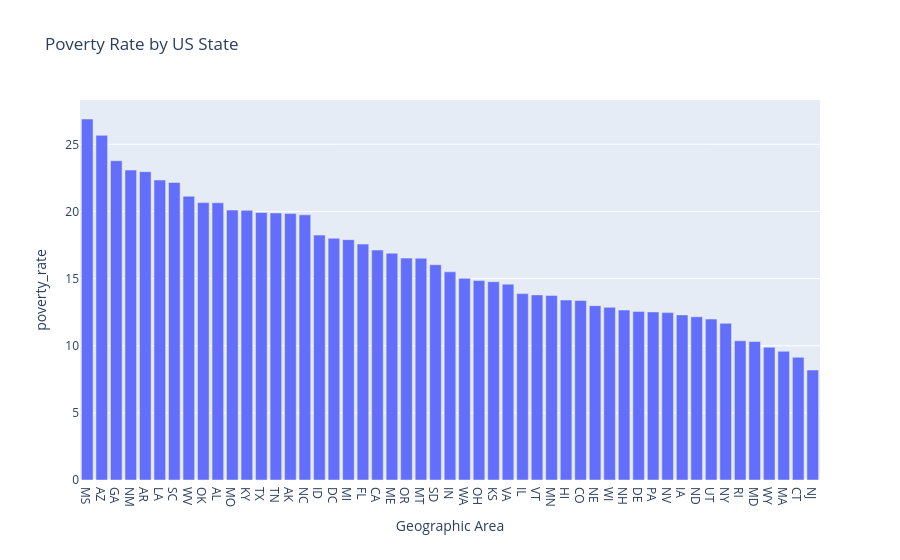

This figure's notebook cell:
### Markdown cell above
# Poverty Rate in each US State

A bar chart that ranks the poverty rate from highest to lowest by US state. Which state has the highest poverty rate? Which state has the lowest poverty rate? Bar Plot

### Code cell
df_pct_poverty["poverty_rate"] = pd.to_numeric(df_pct_poverty["poverty_rate"], errors="coerce")
poverty_by_state = df_pct_poverty.groupby("Geographic Area")["poverty_rate"].mean().reset_index()
poverty_by_state.sort_values("poverty_rate", ascending=False, inplace=True)

fig = px.bar(poverty_by_state,
             x="Geographic Area",
             y="poverty_rate",
             title="Poverty Rate by US State")
fig.show()

### Figure 1 — Plotly figure (JSON) as saved in the notebook; plotly's stock layout.template omitted (floating-point values rounded to 4 significant figures)
{"data": [{"hovertemplate": "Geographic Area=%{x}<br>poverty_rate=%{y}<extra></extra>", "legendgroup": "", "marker": {"color": "#636efa", "pattern": {"shape": ""}}, "name": "", "orientation": "v", "showlegend": false, "textposition": "auto", "x": ["MS", "AZ", "GA", "NM", "AR", "LA", "SC", "WV", "OK", "AL", "MO", "KY", "TX", "TN", "AK", "NC", "ID", "DC", "MI", "FL", "CA", "ME", "OR", "MT", "SD", "IN", "WA", "OH", "KS", "VA", "IL", "VT", "MN", "HI", "CO", "NE", "WI", "NH", "DE", "PA", "NV", "IA", "ND", "UT", "NY", "RI", "MD", "WY", "MA", "CT", "NJ"], "xaxis": "x", "y": [26.88, 25.67, 23.78, 23.08, 22.96, 22.34, 22.16, 21.13, 20.66, 20.65, 20.11, 20.08, 19.92, 19.89, 19.85, 19.75, 18.24, 18.0, 17.9, 17.57, 17.12, 16.89, 16.52, 16.51, 16.03, 15.5, 15.02, 14.85, 14.76, 14.59, 13.88, 13.79, 13.75, 13.4, 13.36, 12.98, 12.86, 12.66, 12.56, 12.52, 12.47, 12.29, 12.16, 11.98, 11.67, 10.37, 10.31, 9.888, 9.585, 9.137, 8.191], "yaxis": "y", "type": "bar"}], "layout": {"xaxis": {"anchor": "y", "domain": [0.0, 1.0], "title": {"text": "Geographic Area"}}, "yaxis": {"anchor": "x", "domain": [0.0, 1.0], "title": {"text": "poverty_rate"}}, "legend": {"tracegroupgap": 0}, "title": {"text": "Poverty Rate by US State"}, "barmode": "relative"}}
